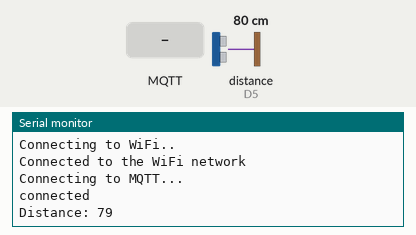
A sketch run on a simulated ESP8266 (NodeMCU). On the bench: the last lines printed to the serial monitor. Wiring (inferred from the names in the program): ultrasonic range finder: trigger D4; echo D5. The test bench sets the inputs (shaded band); at power-on: distance to the obstacle (sensor on D5) 80 cm. The echo pulse lasts 58.3 µs per cm; WiFi joins after 1.5 s; servers stay silent unless stated; no MQTT or app messages arrive unless stated.

Above: at 2.7 s.
2.8 s: MQTT message "1" arrives on the first subscribed topic
5.3 s: distance to the obstacle (sensor on D5) set to 2 cm
At 6.7 s:
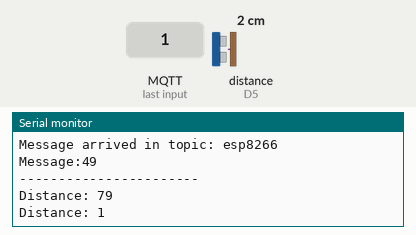
7.0 s: MQTT message "0" arrives on the first subscribed topic
8.7 s: distance to the obstacle (sensor on D5) set to 4 cm
At 11.2 s:
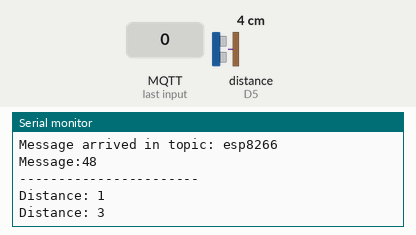
Timing chart, 0 to 11.4 s (numbered marks = the images above; inputs shaded):
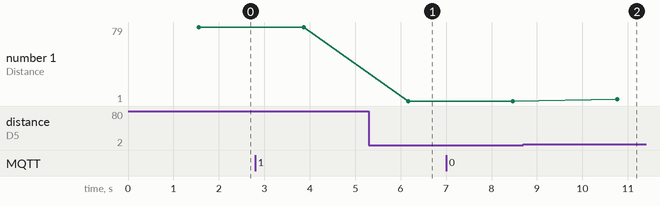

The sketch:

mtompubsub.ino.ino
```cpp
#include <ESP8266WiFi.h>
#include <PubSubClient.h>

const char* ssid = "Innovation Lab";                   // wifi ssid
const char* password =  "be_innovative_#";         // wifi password
const char* mqttServer = "192.168.0.107";    // IP adress Raspberry Pi
const int mqttPort = 1883;
//const char* mqttUser = "quiet";      // if you don't have MQTT Username, no need input
//const char* mqttPassword = "1234";  // if you don't have MQTT Password, no need input

#define trigPin D4
#define echoPin D5

long duration;
int distance;
int value;


WiFiClient espClient;
PubSubClient client(espClient);

void setup() {

  Serial.begin(115200);

  WiFi.begin(ssid, password);

  while (WiFi.status() != WL_CONNECTED) {
    delay(500);
    Serial.println("Connecting to WiFi..");
  }
  Serial.println("Connected to the WiFi network");

  client.setServer(mqttServer, mqttPort);
  client.setCallback(callback);

  while (!client.connected()) {
    Serial.println("Connecting to MQTT...");

    if (client.connect("ESP8266Client")) {

      Serial.println("connected");

    } else {

      Serial.print("failed with state ");
      Serial.print(client.state());
      delay(2000);

    }
  }

//  client.publish("esp8266", "Hello Raspberry Pi");
//  client.subscribe("esp8266");

  pinMode(trigPin,OUTPUT);
  pinMode(echoPin,INPUT);

}

void callback(char* topic, byte* payload, unsigned int length) {

  Serial.print("Message arrived in topic: ");
  Serial.println(topic);

  Serial.print("Message:");
  for (int i = 0; i < length; i++) {
    Serial.print((int)payload[i]);
  }

  Serial.println();
  Serial.println("-----------------------");

}

void loop() {

    value = disMeasure();

    client.publish("esp8266",value);
    client.subscribe("esp8266");
    delay(300);
  client.loop();
}

int disMeasure(){
  digitalWrite(trigPin,LOW);
  delayMicroseconds(2);
  digitalWrite(trigPin,HIGH);
  delayMicroseconds(10);
  digitalWrite(trigPin,LOW);

  duration = pulseIn(echoPin,HIGH);

  distance = duration*0.034/2;
  Serial.print("Distance: ");
  Serial.println(distance);
  delay(2000);
}
```

Measured:
- after the input at 5.3 s, the serial monitor: prints a new line after 0.87 s (image 1)
- after the input at 8.7 s, the serial monitor: prints a new line after 2.1 s (image 2)
- plotted number 1: 79 → 1 after the input at 5.3 s, 1 → 3 after the input at 8.7 s
